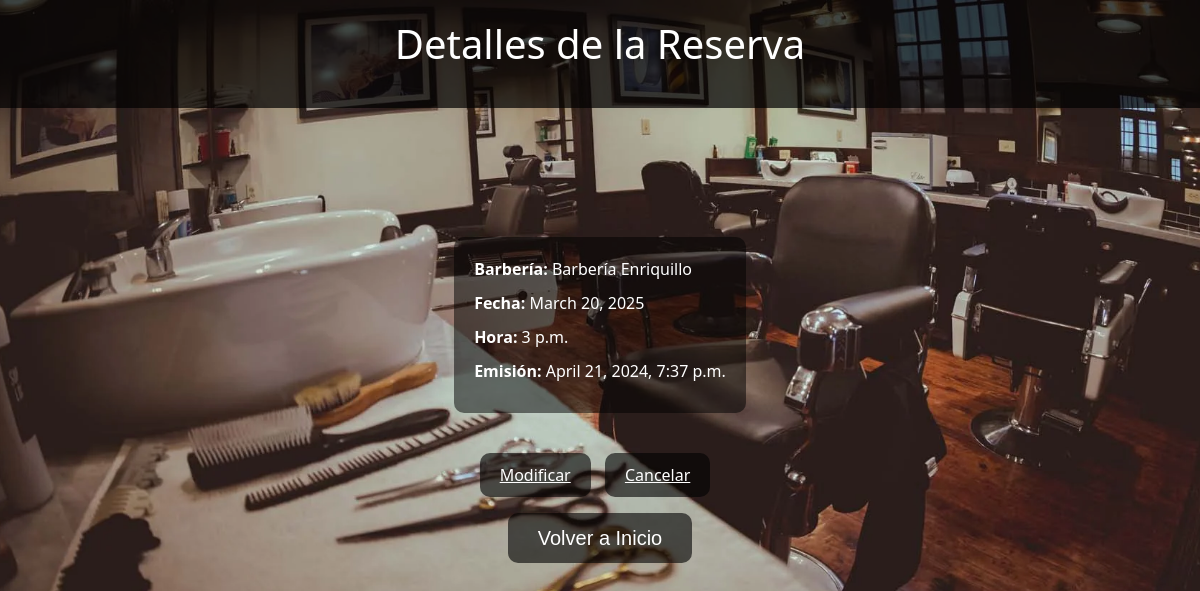
The app's page /appointments/3/ (signed in) with its own data.
### crm/models.py (models this page shows, shortened)
class Appointment(models.Model):
    barber_shop = models.ForeignKey(BarberShop, on_delete=models.CASCADE, default='1', related_name='appointments')
    customer = models.ForeignKey(User, on_delete=models.CASCADE)
    date = models.DateField()
    time = models.TimeField()
    issued_date = models.DateTimeField(default=timezone.now)
    is_expired = models.BooleanField(default=False)

class BarberShop(models.Model):
    name = models.CharField(max_length=100)
    opening_time = models.TimeField(default=time(8, 0)) # Por default empieza a las 8am.
    closing_time = models.TimeField(default=time(17, 0)) # Por default cierra a las 5pm.
    def __str__(self):
        return self.name

### crm/views.py (the view)
# urls.py: path('appointments/<int:appointment_id>/', appointment_detail, name='appointment_detail'),
@login_required
def appointment_detail(request, appointment_id):
    appointment = get_object_or_404(Appointment, id=appointment_id)
    in_history = False
    if appointment.date < date.today():
        in_history = True
    return render(request, 'appointment_detail.html', {'appointment': appointment})

### crm/templates/appointment_detail.html (shortened to what this page needs)
{% extends 'base.html' %}
{% block header_title %}Detalles de la Reserva{% endblock %}
{% block content %}
    <div class="appointment-details">
        <div class="details-container">
            <p><strong>Barbería:</strong> {{ appointment.barber_shop }}</p>
            <p><strong>Fecha:</strong> {{ appointment.date }}</p>
            <p><strong>Hora:</strong> {{ appointment.time }}</p>
            <p><strong>Emisión:</strong> {{ appointment.issued_date }}</p>
        </div>
        <a class="modify-button" href="{% url 'modify_appointment' appointment.id %}">Modificar</a>
        <a class="cancel-button" href="{% url 'cancel_appointment' appointment.id %}">Cancelar</a>
    </div>
{% endblock %}

### crm/static/crm/styles.css (style rules this page uses)
body { background-image: url('./images/Barberia.webp'); background-size: cover; background-position: center; height: 100vh; display: flex; flex-direction: column; align-items: center; justify-content: center; margin: 0; padding: 0; }
p { margin-bottom: 20px; color: #fff; }
.appointment-details { margin-top: 40px; text-align: center; color: #fff; }
.details-container { background-color: rgba(0, 0, 0, 0.5); border-radius: 10px; padding: 20px; margin: 0 auto 20px auto; max-width: 400px; text-align: justify; }
.details-container p { margin-bottom: 10px; }
.modify-button, .cancel-button { background-color: rgba(0, 0, 0, 0.6); color: #fff; border: none; border-radius: 10px; padding: 10px 20px; font-size: 16px; cursor: pointer; transition: background-color 0.3s; margin-top: 20px; display: inline-block; margin-right: 10px; }

### crm/templates/base.html (style rules this page uses)
body { background-image: url('../../static/crm/images/Barberia.webp'); background-size: cover; background-position: center; height: 100vh; display: flex; flex-direction: column; align-items: center; justify-content: center; }
p { margin-bottom: 20px; color: #fff; }

### records on screen
Appointment: barber_shop "Barbería Enriquillo", date "March 20, 2025", time "3 p.m.", issued_date "April 21, 2024, 7:37 p.m."
